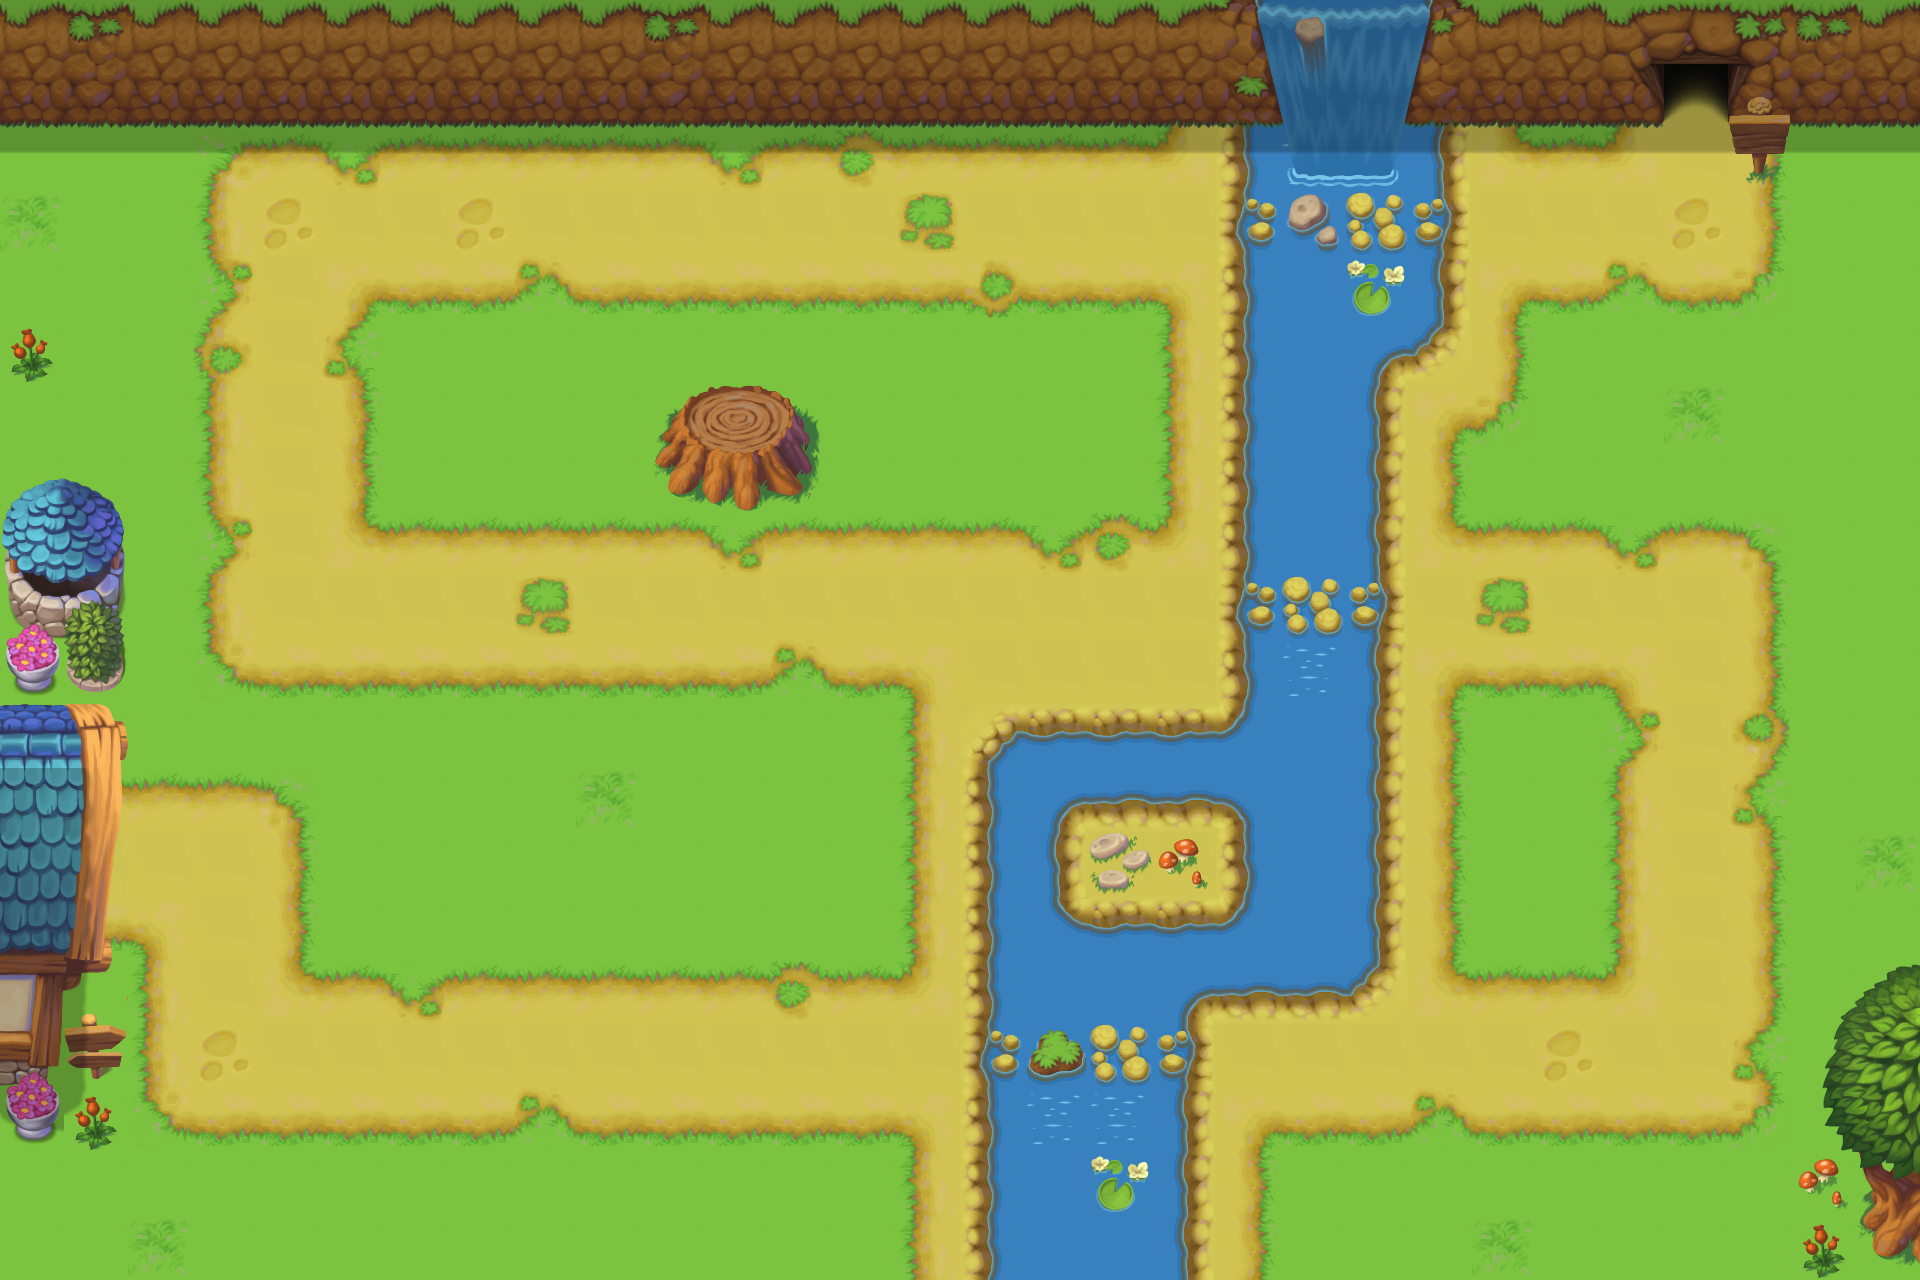

Rendered tile map (Tiled .tmx) drawn with the repository's tilesets; below, a short description and the map source with its tile grids summarised:
An orthogonal 30x20 tile map with 64x64 px tiles, 6 tile layers (WaypointsPlayer0, Kollisionsmatrix, Weg, Gelände, ...), 7 tilesets.

<map version="1.2" tiledversion="1.2.4" orientation="orthogonal" renderorder="right-down" width="30" height="20" tilewidth="64" tileheight="64" infinite="0" nextlayerid="23" nextobjectid="1">
 <tileset firstgid="1" name="Grassland@64x64" tilewidth="64" tileheight="64" tilecount="256" columns="16">
  <image source="Grassland@64x64.png" width="1024" height="1024" />
 </tileset>
 <tileset firstgid="257" source="Water@64x64.tsx" />
 <tileset firstgid="513" source="Waterfall@64x64.tsx" />
 <tileset firstgid="641" name="Shadows@64x64" tilewidth="64" tileheight="64" tilecount="32" columns="8">
  <image source="Shadows@64x64.png" width="512" height="256" />
 </tileset>
 <tileset firstgid="673" name="Collision" tilewidth="64" tileheight="64" tilecount="3" columns="0">
  <grid orientation="orthogonal" width="1" height="1" />
  <tile id="0">
   <properties>
    <property name="buildableByPlayer" type="int" value="0" />
   </properties>
   <image width="64" height="64" source="BuildableByPlayerOne.png" />
  </tile>
  <tile id="1">
   <properties>
    <property name="buildableByPlayer" type="int" value="1" />
   </properties>
   <image width="64" height="64" source="BuildableByPlayerTwo.png" />
  </tile>
  <tile id="2">
   <properties>
    <property name="buildableByPlayer" type="int" value="-1" />
   </properties>
   <image width="64" height="64" source="NotBuildable.png" />
  </tile>
 </tileset>
 <tileset firstgid="676" source="Waypoints.tsx" />
 <tileset firstgid="696" source="Town@64x64.tsx" />
 <layer id="14" name="WaypointsPlayer0" width="30" height="20">
  <properties>
   <property name="zIndex" type="int" value="-1" />
  </properties>
  <data>[600 cells, 9 non-empty, 9 distinct tile ids]</data>
 </layer>
 <layer id="15" name="Kollisionsmatrix" width="30" height="20">
  <properties>
   <property name="zIndex" type="int" value="-1" />
  </properties>
  <data>[600 cells, 600 non-empty, 2 distinct tile ids]</data>
 </layer>
 <layer id="16" name="Weg" width="30" height="20">
  <properties>
   <property name="zIndex" type="int" value="0" />
  </properties>
  <data>[600 cells, 600 non-empty, 43 distinct tile ids]</data>
 </layer>
 <layer id="20" name="Gelände" width="30" height="20">
  <properties>
   <property name="zIndex" type="int" value="1" />
  </properties>
  <data>[600 cells, 100 non-empty, 58 distinct tile ids]</data>
 </layer>
 <layer id="21" name="deko" width="30" height="20">
  <properties>
   <property name="zIndex" type="int" value="2" />
  </properties>
  <data>[600 cells, 14 non-empty, 10 distinct tile ids]</data>
 </layer>
 <layer id="22" name="schatten" width="30" height="20">
  <properties>
   <property name="zIndex" type="int" value="3" />
  </properties>
  <data>[600 cells, 102 non-empty, 6 distinct tile ids]</data>
 </layer>
</map>
